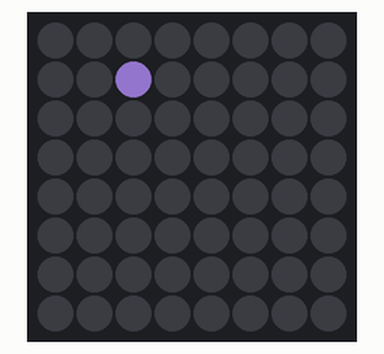
Recording of a program running on a simulated Raspberry Pi (BCM pin numbers) with a Sense HAT. Shown: the Sense HAT's 8×8 RGB LED matrix. Dim RGB values are drawn brighter than linear; random numbers come from a fixed seed.

Above: at 0.14 s.
At 4.89 s:
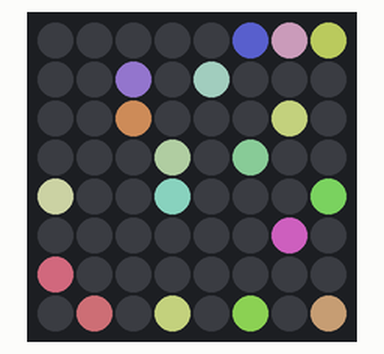
At 9.9 s:
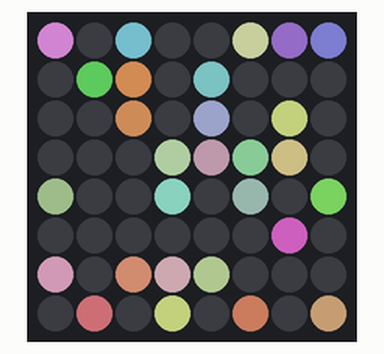
At 19.9 s:
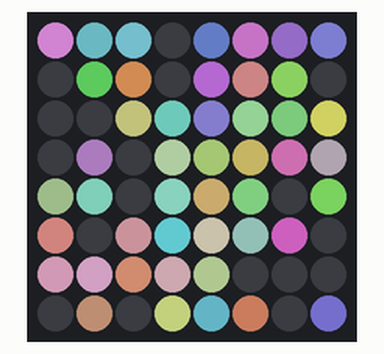
At 29.66 s:
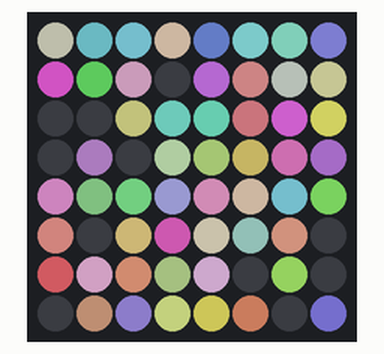
At 39.66 s:
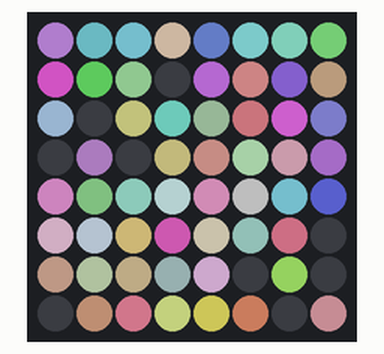

The program:

fuzzy.py
```python
from sense_hat import SenseHat
import time
import sys
import signal
import random

MIN_BRIGHT = 50
MAX_BRIGHT = 125
DELAY = 0.25

sense = SenseHat()

def signal_handler(my_signal, temp):
   sense.clear()
   sys.exit(0)


def main():
   signal.signal(signal.SIGINT, signal_handler)
   sense.clear()

   while True:
      x = random.randint(0, 7)
      y = random.randint(0, 7)
      red = random.randint(MIN_BRIGHT, MAX_BRIGHT)
      green = random.randint(MIN_BRIGHT, MAX_BRIGHT)
      blue = random.randint(MIN_BRIGHT, MAX_BRIGHT)
      sense.set_pixel(x, y, red, green, blue)
      time.sleep(DELAY)


if __name__ == "__main__":
   main()
```
